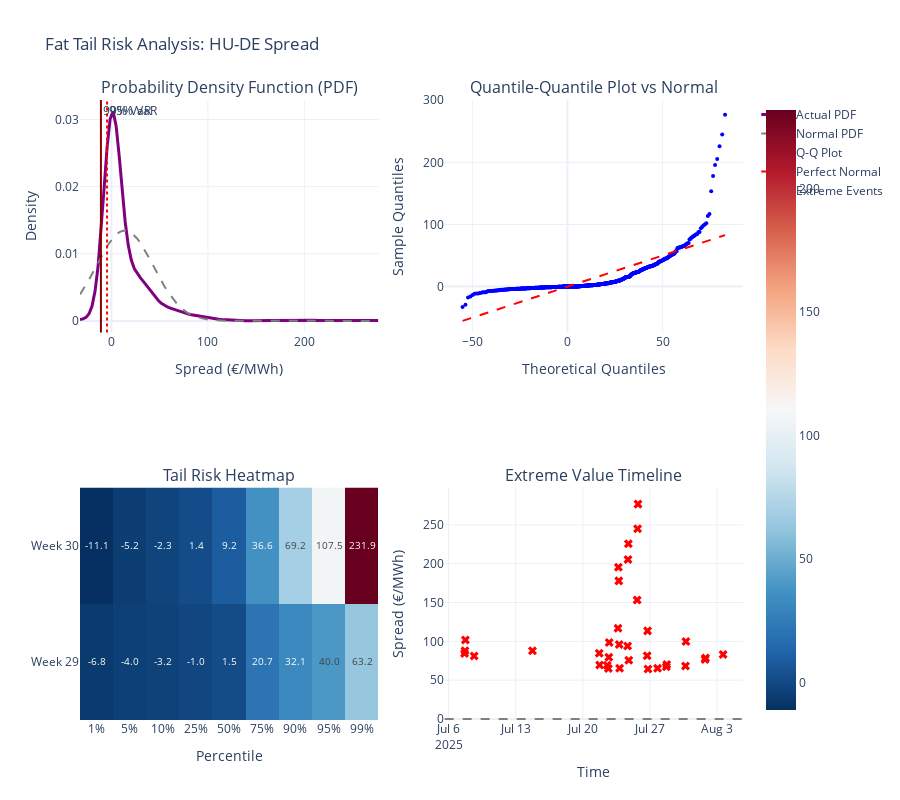

This figure's notebook cell:
### Code cell
from scipy import stats
import plotly.graph_objects as go
from plotly.subplots import make_subplots

spread_data = merged_prices['Price_Delta_HU_DE'].dropna()
week_29_spread = week_29_data['Price_Delta_HU_DE'].dropna()
week_30_spread = week_30_data['Price_Delta_HU_DE'].dropna()

def calculate_risk_metrics(data, name):
    metrics = {
        'mean': data.mean(),
        'std': data.std(),
        'skewness': stats.skew(data),
        'kurtosis': stats.kurtosis(data),
        'var_95': np.percentile(data, 5),  #
        'var_99': np.percentile(data, 1),  # 1% VaR (extreme left tail)
        'cvar_95': data[data <= np.percentile(data, 5)].mean(),  # Conditional VaR
        'max_loss': data.min(),
        'max_gain': data.max(),
    }
    print(f"\n{name} Risk Metrics:")
    print(f"  Mean: {metrics['mean']:.2f} EUR/MWh")
    print(f"  Std Dev: {metrics['std']:.2f} EUR/MWh")
    print(f"  Skewness: {metrics['skewness']:.3f} ({'left' if metrics['skewness'] < 0 else 'right'} tail)")
    print(f"  Kurtosis: {metrics['kurtosis']:.3f} ({'fat' if metrics['kurtosis'] > 0 else 'thin'} tails)")
    print(f"  95% VaR: {metrics['var_95']:.2f} EUR/MWh")
    print(f"  99% VaR: {metrics['var_99']:.2f} EUR/MWh")
    print(f"  95% CVaR: {metrics['cvar_95']:.2f} EUR/MWh")
    print(f"  Max Loss: {metrics['max_loss']:.2f} EUR/MWh")
    print(f"  Max Gain: {metrics['max_gain']:.2f} EUR/MWh")
    return metrics

print("=== FAT TAILS ===")
full_metrics = calculate_risk_metrics(spread_data, "Full Period")
w29_metrics = calculate_risk_metrics(week_29_spread, "Week 29")
w30_metrics = calculate_risk_metrics(week_30_spread, "Week 30")

# Create comprehensive risk visualization
fig_risk = make_subplots(
    rows=2, cols=2,
    subplot_titles=(
        "Probability Density Function (PDF)", 
        "Quantile-Quantile Plot vs Normal",
        "Tail Risk Heatmap", 
        "Extreme Value Timeline"
    ),
    specs=[[{"secondary_y": False}, {"secondary_y": False}],
           [{"secondary_y": False}, {"secondary_y": False}]]
)

# 1. PDF with normal overlay
x_range = np.linspace(spread_data.min(), spread_data.max(), 100)
kde = stats.gaussian_kde(spread_data)
pdf_values = kde(x_range)

normal_pdf = stats.norm.pdf(x_range, spread_data.mean(), spread_data.std())

fig_risk.add_trace(
    go.Scatter(x=x_range, y=pdf_values, name='Actual PDF', line=dict(color='purple', width=3)),
    row=1, col=1
)
fig_risk.add_trace(
    go.Scatter(x=x_range, y=normal_pdf, name='Normal PDF', line=dict(color='gray', dash='dash')),
    row=1, col=1
)

# Add VaR lines
fig_risk.add_vline(x=np.percentile(spread_data, 5), line_dash="dot", line_color="red", 
                   annotation_text="95% VaR", row=1, col=1)
fig_risk.add_vline(x=np.percentile(spread_data, 1), line_dash="solid", line_color="darkred",
                   annotation_text="99% VaR", row=1, col=1)

sorted_data = np.sort(spread_data)
theoretical_quantiles = stats.norm.ppf(np.linspace(0.01, 0.99, len(sorted_data)), 
                                      spread_data.mean(), spread_data.std())

fig_risk.add_trace(
    go.Scatter(x=theoretical_quantiles, y=sorted_data, mode='markers', 
               name='Q-Q Plot', marker=dict(color='blue', size=4)),
    row=1, col=2
)
fig_risk.add_trace(
    go.Scatter(x=[theoretical_quantiles.min(), theoretical_quantiles.max()],
               y=[theoretical_quantiles.min(), theoretical_quantiles.max()],
               mode='lines', name='Perfect Normal', line=dict(color='red', dash='dash')),
    row=1, col=2
)

# 3. Tail Risk Heatmap (percentiles by week)
percentiles = [1, 5, 10, 25, 50, 75, 90, 95, 99]
weeks_data = [week_29_spread, week_30_spread]
week_names = ['Week 29', 'Week 30']

heatmap_data = []
for week_data in weeks_data:
    heatmap_data.append([np.percentile(week_data, p) for p in percentiles])

fig_risk.add_trace(
    go.Heatmap(
        z=heatmap_data,
        x=[f'{p}%' for p in percentiles],
        y=week_names,
        colorscale='RdBu_r',
        showscale=True,
        text=[[f'{val:.1f}' for val in row] for row in heatmap_data],
        texttemplate='%{text}',
        textfont={"size": 10}
    ),
    row=2, col=1
)

extreme_threshold = np.percentile(np.abs(spread_data), 95)  # Top 5% extreme values
extreme_mask = np.abs(merged_prices['Price_Delta_HU_DE']) >= extreme_threshold
extreme_times = merged_prices[extreme_mask].index
extreme_values = merged_prices[extreme_mask]['Price_Delta_HU_DE']

fig_risk.add_trace(
    go.Scatter(x=extreme_times, y=extreme_values, mode='markers',
               name='Extreme Events', marker=dict(color='red', size=8, symbol='x')),
    row=2, col=2
)
fig_risk.add_hline(y=0, line_dash="dash", line_color="gray", row=2, col=2)

# new layout
fig_risk.update_layout(
    title="Fat Tail Risk Analysis: HU-DE Spread",
    height=800,
    showlegend=True,
    template='plotly_white'
)

fig_risk.update_xaxes(title_text="Spread (EUR/MWh)", row=1, col=1)
fig_risk.update_yaxes(title_text="Density", row=1, col=1)
fig_risk.update_xaxes(title_text="Theoretical Quantiles", row=1, col=2)
fig_risk.update_yaxes(title_text="Sample Quantiles", row=1, col=2)
fig_risk.update_xaxes(title_text="Percentile", row=2, col=1)
fig_risk.update_xaxes(title_text="Time", row=2, col=2)
fig_risk.update_yaxes(title_text="Spread (EUR/MWh)", row=2, col=2)

fig_risk.show()

print(f"\n=== TAIL RISK INSIGHTS ===")
print(f"  - Kurtosis > 0: {'YES' if full_metrics['kurtosis'] > 0 else 'NO'} ({full_metrics['kurtosis']:.3f})")
print(f"  - Extreme events (>95th %ile): {(np.abs(spread_data) >= extreme_threshold).sum()} out of {len(spread_data)}")
print(f"  - Tail ratio (99%/95% VaR): {abs(full_metrics['var_99']/full_metrics['var_95']):.2f}")

print(f"\nWorst Case Scenarios:")
worst_negative = spread_data.nsmallest(3)
worst_positive = spread_data.nlargest(3)
print(f"  - Top 3 negative spikes: {worst_negative.values}")
print(f"  - Top 3 positive spikes: {worst_positive.values}")

print(f"\nWeek Comparison:")
print(f"  - Week 29 vs 30 volatility ratio: {w29_metrics['std']/w30_metrics['std']:.2f}")
print(f"  - Week 29 vs 30 skewness: {w29_metrics['skewness']:.3f} vs {w30_metrics['skewness']:.3f}")

### Figure 1 — Plotly figure (JSON) as saved in the notebook; plotly's stock layout.template omitted (floating-point values rounded to 4 significant figures; data arrays with more than 128 entries replaced by an {"elided": "..."} marker saying what was removed)
{"data": [{"line": {"color": "purple", "width": 3}, "name": "Actual PDF", "type": "scatter", "x": [-32.67, -29.54, -26.42, -23.29, -20.17, -17.04, -13.92, -10.79, -7.666, -4.541, -1.415, 1.71, 4.835, 7.961, 11.09, 14.21, 17.34, 20.46, 23.59, 26.71, 29.84, 32.96, 36.09, 39.22, 42.34, 45.47, 48.59, 51.72, 54.84, 57.97, 61.09, 64.22, 67.34, 70.47, 73.6, 76.72, 79.85, 82.97, 86.1, 89.22, 92.35, 95.47, 98.6, 101.7, 104.9, 108.0, 111.1, 114.2, 117.4, 120.5, 123.6, 126.7, 129.9, 133.0, 136.1, 139.2, 142.4, 145.5, 148.6, 151.7, 154.9, 158.0, 161.1, 164.2, 167.4, 170.5, 173.6, 176.7, 179.9, 183.0, 186.1, 189.2, 192.4, 195.5, 198.6, 201.7, 204.9, 208.0, 211.1, 214.2, 217.4, 220.5, 223.6, 226.7, 229.9, 233.0, 236.1, 239.2, 242.4, 245.5, 248.6, 251.7, 254.9, 258.0, 261.1, 264.2, 267.4, 270.5, 273.6, 276.8], "xaxis": "x", "y": [0.0001954, 0.0002951, 0.000522, 0.001056, 0.002213, 0.004431, 0.008134, 0.01343, 0.01978, 0.02588, 0.03008, 0.03117, 0.02901, 0.02457, 0.01938, 0.01473, 0.01129, 0.009089, 0.007802, 0.007027, 0.006448, 0.00589, 0.005296, 0.004681, 0.004081, 0.003526, 0.003035, 0.002622, 0.002301, 0.002069, 0.001899, 0.001748, 0.001586, 0.001413, 0.001249, 0.001115, 0.001012, 0.0009248, 0.0008386, 0.0007493, 0.000661, 0.000577, 0.0004963, 0.0004177, 0.0003449, 0.000284, 0.0002375, 0.0002007, 0.0001657, 0.0001281, 8.965e-05, 5.58e-05, 3.115e-05, 1.725e-05, 1.333e-05, 1.802e-05, 2.979e-05, 4.602e-05, 6.212e-05, 7.251e-05, 7.346e-05, 6.57e-05, 5.454e-05, 4.696e-05, 4.763e-05, 5.644e-05, 6.882e-05, 7.885e-05, 8.329e-05, 8.372e-05, 8.5e-05, 9.121e-05, 0.0001024, 0.0001145, 0.0001225, 0.0001225, 0.0001137, 9.872e-05, 8.281e-05, 7.187e-05, 6.921e-05, 7.337e-05, 7.906e-05, 8.116e-05, 7.849e-05, 7.438e-05, 7.314e-05, 7.582e-05, 7.892e-05, 7.714e-05, 6.77e-05, 5.24e-05, 3.628e-05, 2.466e-05, 2.099e-05, 2.624e-05, 3.89e-05, 5.492e-05, 6.834e-05, 7.357e-05], "yaxis": "y"}, {"line": {"color": "gray", "dash": "dash"}, "name": "Normal PDF", "type": "scatter", "x": [-32.67, -29.54, -26.42, -23.29, -20.17, -17.04, -13.92, -10.79, -7.666, -4.541, -1.415, 1.71, 4.835, 7.961, 11.09, 14.21, 17.34, 20.46, 23.59, 26.71, 29.84, 32.96, 36.09, 39.22, 42.34, 45.47, 48.59, 51.72, 54.84, 57.97, 61.09, 64.22, 67.34, 70.47, 73.6, 76.72, 79.85, 82.97, 86.1, 89.22, 92.35, 95.47, 98.6, 101.7, 104.9, 108.0, 111.1, 114.2, 117.4, 120.5, 123.6, 126.7, 129.9, 133.0, 136.1, 139.2, 142.4, 145.5, 148.6, 151.7, 154.9, 158.0, 161.1, 164.2, 167.4, 170.5, 173.6, 176.7, 179.9, 183.0, 186.1, 189.2, 192.4, 195.5, 198.6, 201.7, 204.9, 208.0, 211.1, 214.2, 217.4, 220.5, 223.6, 226.7, 229.9, 233.0, 236.1, 239.2, 242.4, 245.5, 248.6, 251.7, 254.9, 258.0, 261.1, 264.2, 267.4, 270.5, 273.6, 276.8], "xaxis": "x", "y": [0.003931, 0.004612, 0.005351, 0.006141, 0.006969, 0.007821, 0.008681, 0.009528, 0.01034, 0.0111, 0.01179, 0.01238, 0.01285, 0.01319, 0.0134, 0.01346, 0.01336, 0.01313, 0.01275, 0.01225, 0.01163, 0.01093, 0.01015, 0.00933, 0.008478, 0.007618, 0.00677, 0.00595, 0.005171, 0.004445, 0.003778, 0.003176, 0.002641, 0.002171, 0.001765, 0.001419, 0.001129, 0.0008876, 0.0006903, 0.0005309, 0.0004038, 0.0003038, 0.000226, 0.0001662, 0.000121, 8.703e-05, 6.192e-05, 4.358e-05, 3.033e-05, 2.087e-05, 1.42e-05, 9.561e-06, 6.364e-06, 4.19e-06, 2.728e-06, 1.756e-06, 1.118e-06, 7.04e-07, 4.384e-07, 2.7e-07, 1.644e-07, 9.903e-08, 5.899e-08, 3.475e-08, 2.024e-08, 1.166e-08, 6.643e-09, 3.743e-09, 2.086e-09, 1.149e-09, 6.263e-10, 3.375e-10, 1.799e-10, 9.483e-11, 4.943e-11, 2.548e-11, 1.299e-11, 6.549e-12, 3.265e-12, 1.61e-12, 7.852e-13, 3.786e-13, 1.806e-13, 8.517e-14, 3.972e-14, 1.832e-14, 8.359e-15, 3.771e-15, 1.682e-15, 7.423e-16, 3.239e-16, 1.398e-16, 5.965e-17, 2.517e-17, 1.051e-17, 4.337e-18, 1.77e-18, 7.146e-19, 2.853e-19, 1.126e-19], "yaxis": "y"}, {"marker": {"color": "blue", "size": 4}, "mode": "markers", "name": "Q-Q Plot", "type": "scatter", "x": {"elided": "673 float values"}, "xaxis": "x2", "y": {"elided": "673 float values"}, "yaxis": "y2"}, {"line": {"color": "red", "dash": "dash"}, "mode": "lines", "name": "Perfect Normal", "type": "scatter", "x": [-55.13, 82.81], "xaxis": "x2", "y": [-55.13, 82.81], "yaxis": "y2"}, {"colorscale": [[0, "rgb(5,48,97)"], [0.1, "rgb(33,102,172)"], [0.2, "rgb(67,147,195)"], [0.3, "rgb(146,197,222)"], [0.4, "rgb(209,229,240)"], [0.5, "rgb(247,247,247)"], [0.6, "rgb(253,219,199)"], [0.7, "rgb(244,165,130)"], [0.8, "rgb(214,96,77)"], [0.9, "rgb(178,24,43)"], [1, "rgb(103,0,31)"]], "showscale": true, "text": [["-6.8", "-4.0", "-3.2", "-1.0", "1.5", "20.7", "32.1", "40.0", "63.2"], ["-11.1", "-5.2", "-2.3", "1.4", "9.2", "36.6", "69.2", "107.5", "231.9"]], "textfont": {"size": 10}, "texttemplate": "%{text}", "type": "heatmap", "x": ["1%", "5%", "10%", "25%", "50%", "75%", "90%", "95%", "99%"], "xaxis": "x3", "y": ["Week 29", "Week 30"], "yaxis": "y3", "z": [[-6.808, -3.976, -3.212, -1.01, 1.49, 20.71, 32.13, 39.99, 63.16], [-11.11, -5.194, -2.328, 1.44, 9.23, 36.61, 69.24, 107.5, 231.9]]}, {"marker": {"color": "red", "size": 8, "symbol": "x"}, "mode": "markers", "name": "Extreme Events", "type": "scatter", "x": ["2025-07-07T16:00:00+00:00", "2025-07-07T17:00:00+00:00", "2025-07-07T18:00:00+00:00", "2025-07-08T16:00:00+00:00", "2025-07-14T18:00:00+00:00", "2025-07-21T17:00:00+00:00", "2025-07-21T18:00:00+00:00", "2025-07-22T13:00:00+00:00", "2025-07-22T16:00:00+00:00", "2025-07-22T17:00:00+00:00", "2025-07-22T18:00:00+00:00", "2025-07-23T16:00:00+00:00", "2025-07-23T17:00:00+00:00", "2025-07-23T18:00:00+00:00", "2025-07-23T19:00:00+00:00", "2025-07-23T20:00:00+00:00", "2025-07-24T16:00:00+00:00", "2025-07-24T17:00:00+00:00", "2025-07-24T18:00:00+00:00", "2025-07-24T19:00:00+00:00", "2025-07-25T16:00:00+00:00", "2025-07-25T17:00:00+00:00", "2025-07-25T18:00:00+00:00", "2025-07-26T17:00:00+00:00", "2025-07-26T18:00:00+00:00", "2025-07-26T19:00:00+00:00", "2025-07-27T19:00:00+00:00", "2025-07-28T17:00:00+00:00", "2025-07-28T18:00:00+00:00", "2025-07-30T17:00:00+00:00", "2025-07-30T18:00:00+00:00", "2025-08-01T18:00:00+00:00", "2025-08-01T19:00:00+00:00", "2025-08-03T15:00:00+00:00"], "xaxis": "x4", "y": [84.38, 87.94, 101.8, 81.09, 88.02, 84.64, 69.46, 69.18, 64.96, 79.53, 98.43, 116.9, 195.5, 177.9, 95.86, 65.32, 93.99, 205.5, 225.8, 75.67, 153.3, 244.9, 276.8, 81.41, 113.5, 64.36, 65.29, 67.41, 70.12, 68.16, 99.85, 76.79, 78.49, 83.2], "yaxis": "y4"}], "layout": {"annotations": [{"font": {"size": 16}, "showarrow": false, "text": "Probability Density Function (PDF)", "x": 0.225, "xanchor": "center", "xref": "paper", "y": 1, "yanchor": "bottom", "yref": "paper"}, {"font": {"size": 16}, "showarrow": false, "text": "Quantile-Quantile Plot vs Normal", "x": 0.775, "xanchor": "center", "xref": "paper", "y": 1, "yanchor": "bottom", "yref": "paper"}, {"font": {"size": 16}, "showarrow": false, "text": "Tail Risk Heatmap", "x": 0.225, "xanchor": "center", "xref": "paper", "y": 0.375, "yanchor": "bottom", "yref": "paper"}, {"font": {"size": 16}, "showarrow": false, "text": "Extreme Value Timeline", "x": 0.775, "xanchor": "center", "xref": "paper", "y": 0.375, "yanchor": "bottom", "yref": "paper"}, {"showarrow": false, "text": "95% VaR", "x": -4.62, "xanchor": "left", "xref": "x", "y": 1, "yanchor": "top", "yref": "y domain"}, {"showarrow": false, "text": "99% VaR", "x": -10.98, "xanchor": "left", "xref": "x", "y": 1, "yanchor": "top", "yref": "y domain"}], "height": 800, "shapes": [{"line": {"color": "red", "dash": "dot"}, "type": "line", "x0": -4.62, "x1": -4.62, "xref": "x", "y0": 0, "y1": 1, "yref": "y domain"}, {"line": {"color": "darkred", "dash": "solid"}, "type": "line", "x0": -10.98, "x1": -10.98, "xref": "x", "y0": 0, "y1": 1, "yref": "y domain"}, {"line": {"color": "gray", "dash": "dash"}, "type": "line", "x0": 0, "x1": 1, "xref": "x4 domain", "y0": 0, "y1": 0, "yref": "y4"}], "showlegend": true, "title": {"text": "Fat Tail Risk Analysis: HU-DE Spread"}, "xaxis": {"anchor": "y", "domain": [0, 0.45], "title": {"text": "Spread (€/MWh)"}}, "xaxis2": {"anchor": "y2", "domain": [0.55, 1], "title": {"text": "Theoretical Quantiles"}}, "xaxis3": {"anchor": "y3", "domain": [0, 0.45], "title": {"text": "Percentile"}}, "xaxis4": {"anchor": "y4", "domain": [0.55, 1], "title": {"text": "Time"}}, "yaxis": {"anchor": "x", "domain": [0.625, 1], "title": {"text": "Density"}}, "yaxis2": {"anchor": "x2", "domain": [0.625, 1], "title": {"text": "Sample Quantiles"}}, "yaxis3": {"anchor": "x3", "domain": [0, 0.375]}, "yaxis4": {"anchor": "x4", "domain": [0, 0.375], "title": {"text": "Spread (€/MWh)"}}}}
